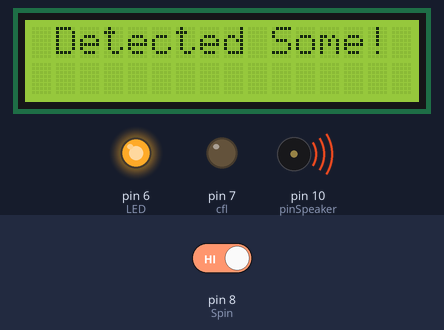
A sketch run on a simulated Arduino Uno, built with avr-gcc and run on an emulated ATmega328P. Parts: 16×2 character LCD, output pins drawn as LEDs (lit = HIGH), buzzer (waves = sounding). The test bench sets the inputs (shaded band); at power-on: pin 8 (Spin) HIGH. Pins used as bus, display or sensor lines are not drawn.

Above: at 1.2 s.
1.3 s: pin 8 (Spin) driven LOW
At 1.51 s:
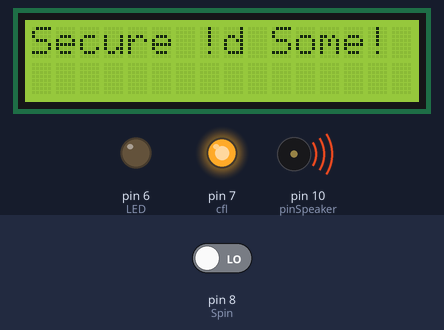
At 2.3 s:
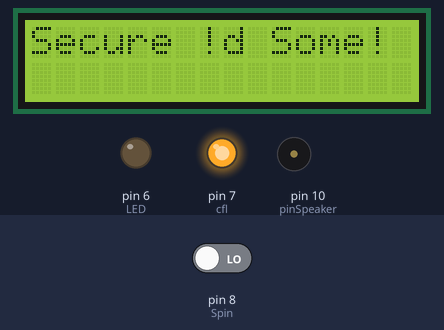
3.0 s: pin 8 (Spin) driven HIGH
At 3.12 s:
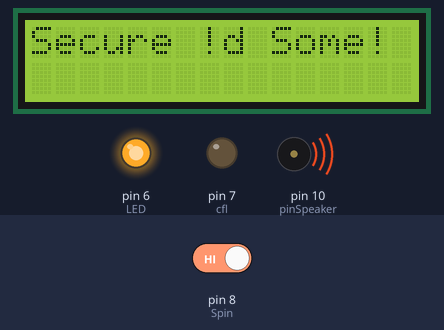
Timing chart, 0 to 6.0 s (numbered marks = the images above; inputs shaded):
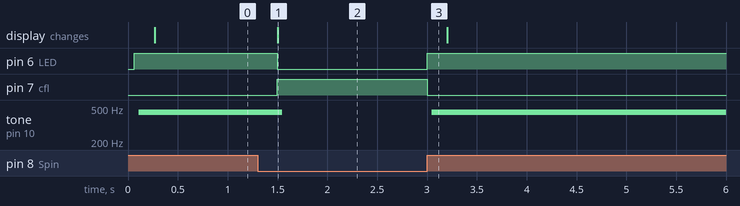

The sketch:

theft_detector.ino
```cpp
// include the library code:
#include <LiquidCrystal.h>

// initialize the library with the numbers of the interface pins
LiquidCrystal lcd(12, 11, 5, 4, 3, 2);

int Spin=8;//sensor pin out
int LED=6;
int cfl=7;//relay
int pinSpeaker = 10;//Set up a speaker on a PWM pin (digital 9, 10, or 11)

void setup() {
 lcd.begin(16, 2);
pinMode(Spin,INPUT);
pinMode(LED,OUTPUT);
pinMode(pinSpeaker, OUTPUT);
pinMode(cfl, OUTPUT);
}
void loop() {
int x=digitalRead(Spin);
 lcd.setCursor(0,0);
if(x==0){
  digitalWrite(LED,LOW);
  digitalWrite(cfl,HIGH);
 playTone(0, 0);
lcd.print("Secure !");
  }
  if(x==1){
    digitalWrite(LED,HIGH);
   digitalWrite(cfl,LOW);
   playTone(200, 450);
   lcd.print(" Detected Some! ");
    }
}
void playTone(long duration, int freq) {
    duration *= 1000;
    int period = (1.0 / freq) * 1000000;
    long elapsed_time = 0;
    while (elapsed_time < duration) {
        digitalWrite(pinSpeaker,HIGH);
        delayMicroseconds(period / 2);
        digitalWrite(pinSpeaker, LOW);
        delayMicroseconds(period / 2);
        elapsed_time += (period);
    }
}
```

Measured:
- after the input at 1.3 s, pin 6 (LED): HIGH → LOW after 0.20 s; pin 7 (cfl): LOW → HIGH after 0.20 s; tone on pin 10 (pinSpeaker): 448 Hz → silent after 0.25 s; the display: changes after 0.20 s (image 1)
- after the input at 3.0 s, pin 6 (LED): LOW → HIGH at once; pin 7 (cfl): HIGH → LOW at once; tone on pin 10 (pinSpeaker): silent → 448 Hz after 0.05 s
